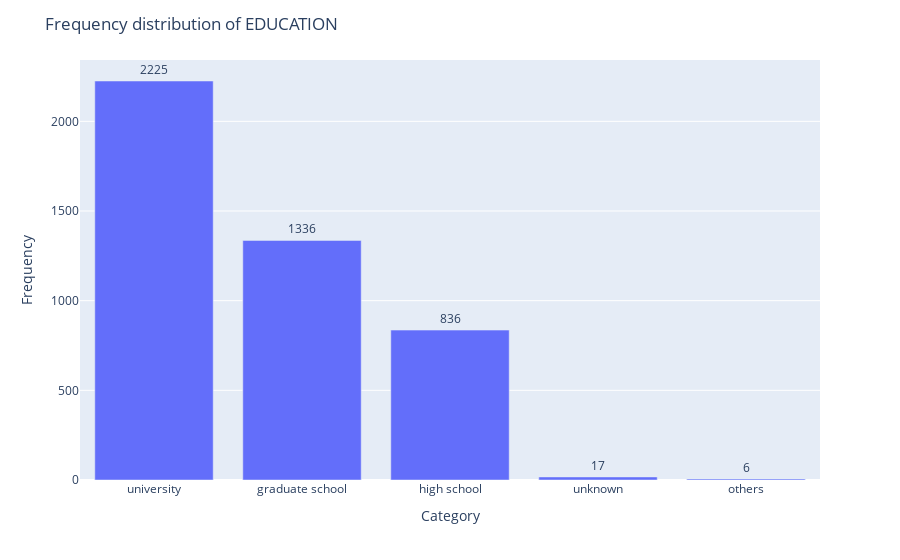

Notebook code cell kept with this figure:
### Code cell
import plotly.express as px
edu_dict = {1:"graduate school", 2:"university", 3:"high school", 4:"others", 5:"unknown", 6:"unknown",0:"unknown"}
pp_df1["EDUCATION_labels"] = pp_df1["EDUCATION"].map(edu_dict)
value_counts = pp_df1['EDUCATION_labels'].value_counts()

# create a bar plot of the frequency distribution
fig = px.bar(x=value_counts.index, y=value_counts.values, text=value_counts.values, 
             hover_data=[value_counts.index])
fig.update_traces(texttemplate='%{text}', textposition='outside')
fig.update_layout(title='Frequency distribution of EDUCATION', xaxis_title='Category', yaxis_title='Frequency')
fig.update_xaxes(tickmode='array', ticktext=value_counts.index, tickvals=list(range(len(value_counts))))
fig.show()

### Figure 1 — Plotly figure (JSON) as saved in the notebook; plotly's stock layout.template omitted (floating-point values rounded to 4 significant figures)
{"data": [{"alignmentgroup": "True", "customdata": [["university"], ["graduate school"], ["high school"], ["unknown"], ["others"]], "hovertemplate": "x=%{x}<br>y=%{y}<br>text=%{text}<br>hover_data_0=%{customdata[0]}<extra></extra>", "legendgroup": "", "marker": {"color": "#636efa", "pattern": {"shape": ""}}, "name": "", "offsetgroup": "", "orientation": "v", "showlegend": false, "text": [2225, 1336, 836, 17, 6], "textposition": "outside", "texttemplate": "%{text}", "type": "bar", "x": ["university", "graduate school", "high school", "unknown", "others"], "xaxis": "x", "y": [2225, 1336, 836, 17, 6], "yaxis": "y"}], "layout": {"autosize": true, "barmode": "relative", "legend": {"tracegroupgap": 0}, "margin": {"t": 60}, "title": {"text": "Frequency distribution of EDUCATION"}, "xaxis": {"anchor": "y", "autorange": true, "domain": [0, 1], "range": [-0.5, 4.5], "tickmode": "array", "ticktext": ["university", "graduate school", "high school", "unknown", "others"], "tickvals": [0, 1, 2, 3, 4], "title": {"text": "Category"}, "type": "category"}, "yaxis": {"anchor": "x", "autorange": true, "domain": [0, 1], "range": [0, 2342.0], "title": {"text": "Frequency"}, "type": "linear"}}}
